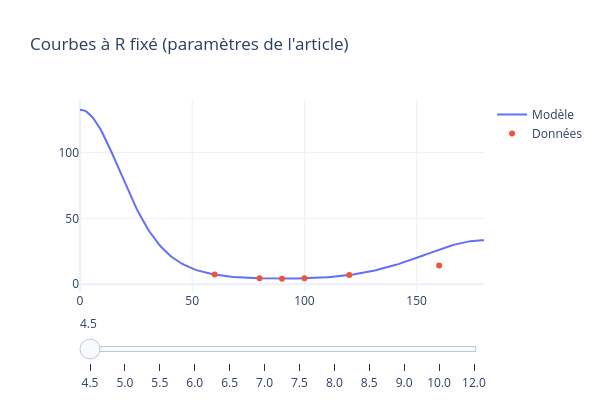
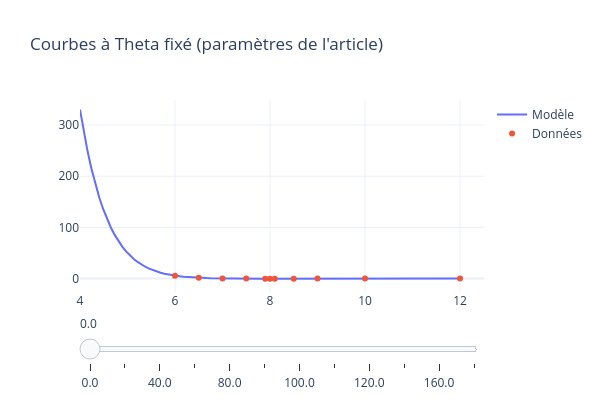

The notebook cell these images were saved under, in order:
### Markdown cell above
## Plot à variable fixée

### Code cell
R_vals = np.array([4.5,5.0,5.5,6.0,6.5,7.0,7.5,8.0,8.5,9.0,10.0,12.0])
x = np.linspace(0, 180, 180)
plot_interactif(V_opt, params_He, R_vals, x, He,
                fixed_col="R", x_col="Theta", y_col="Energy_mEh",
                title="Courbes à R fixé (paramètres de l'article)")
Theta_vals = np.array([0., 20., 40., 60., 80., 90., 100., 115., 120., 140., 160., 180.])
x_R = np.linspace(4, 12, 100)
plot_interactif(V_opt, params_He, Theta_vals, x_R, He,
                fixed_col="Theta", x_col="R", y_col="Energy_mEh",
                title="Courbes à Theta fixé (paramètres de l'article)",fixed_first=False)
